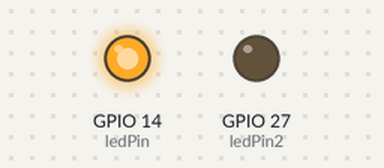
Simulated run of this sketch. Board: ESP32. Parts: output pins drawn as LEDs (lit = HIGH).

Above: at 1.0 s.
At 3.0 s:
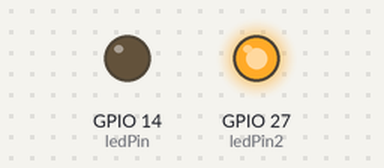
Timing chart, 0 to 5.2 s (numbered marks = the images above):
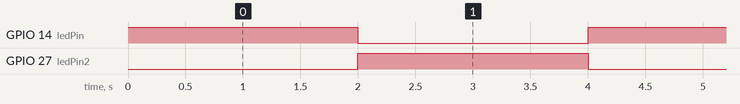

Measured:
- by itself, GPIO 14 (ledPin), GPIO 27 (ledPin2): alternates HIGH for 2.0 s and LOW for 2.0 s

The sketch:

test_l298n.ino
```cpp
// the number of the LED pin
const int ledPin = 14;  // coresponse to l2
const int ledPin2 = 27; // 17 corresponds to GPIO17

// setting PWM properties
const int freq = 10000;
const int ledChannel = 0;
const int ledChannel1 = 1;
const int resolution = 8;

void setup(){
  // configure LED PWM functionalitites
pinMode(14, OUTPUT);
pinMode(27, OUTPUT);


}

void loop(){
 digitalWrite(14, HIGH);
  digitalWrite(27, LOW);

  delay(2000);

   digitalWrite(14, LOW);
  digitalWrite(27, HIGH);

  delay(2000);

}
```
